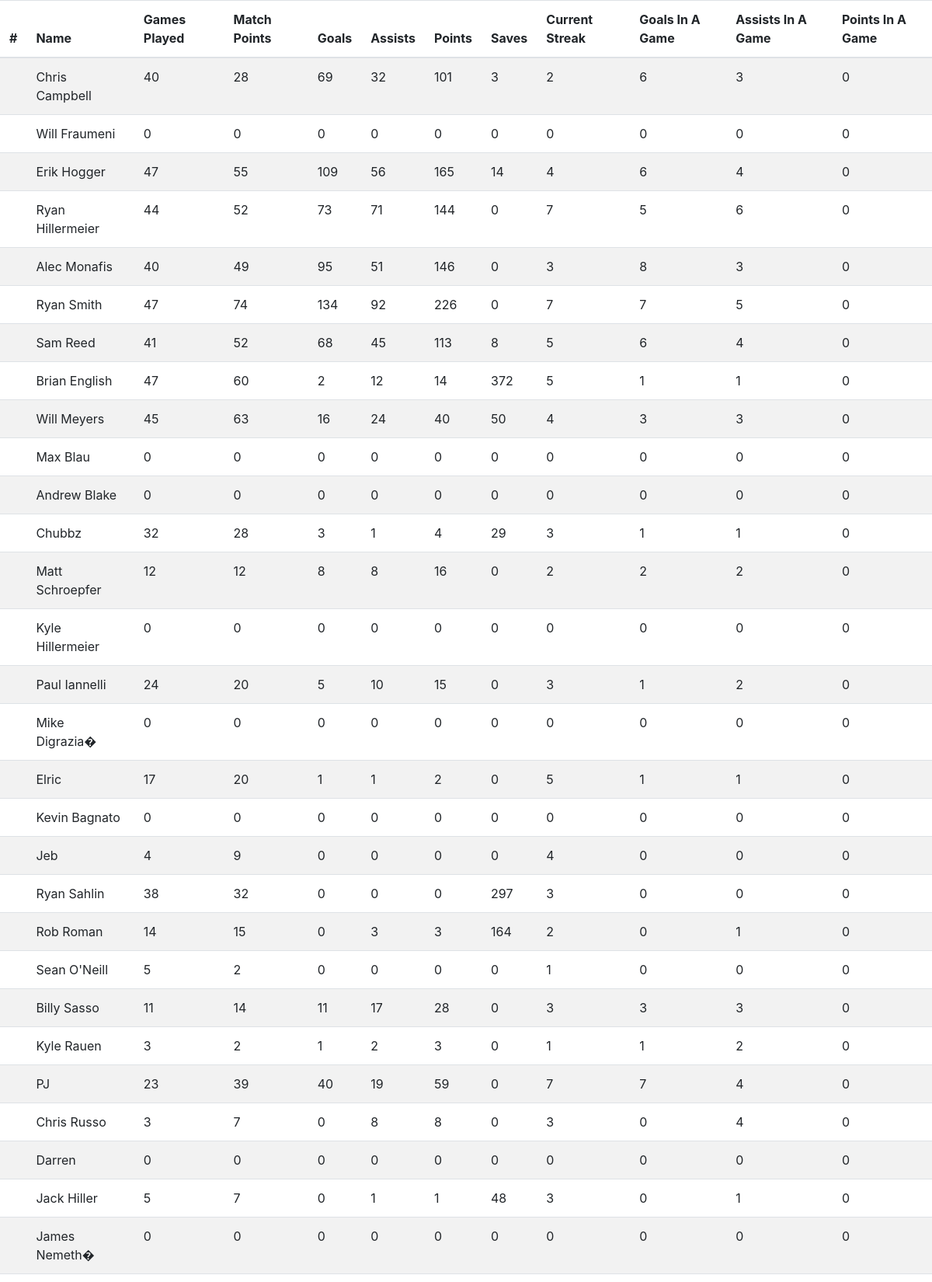
The page / (upper part) on the database its author committed.
### Statistics/models.py (models this page shows)
class Player(models.Model):
    name = models.CharField(max_length=75)
    games_played = models.IntegerField()
    match_points = models.IntegerField()
    goals = models.IntegerField()
    assists = models.IntegerField()
    points = models.IntegerField()
    saves = models.IntegerField()
    current_streak = models.IntegerField()
    goals_in_a_game = models.IntegerField()
    assists_in_a_game = models.IntegerField()
    points_in_a_game = models.IntegerField()
    def __str__(self):
        return  self.name

### Statistics/views.py (the view)
# urls.py: path("", home_page, name="home"),
def home_page(request):
    try:
        players = Player.objects.all()
    except Player.DoesNotExist:
        raise Http404("Poll does not exist")
    context = {
        "players" : players
    }
    return render(request, "home.html", context)

### Statistics/templates/home.html (shortened to what this page needs)
<!DOCTYPE html>
<html>
  <head>
    <link rel="stylesheet" href="https://stackpath.bootstrapcdn.com/bootstrap/4.4.1/css/bootstrap.min.css">
  </head>
  <body>
    <table class="table table-striped  ">
      <thead>
        <tr>
          <th scope="col">#</th>
          <th scope="col">Name</th>
          <th scope="col">Games Played</th>
          <th scope="col">Match Points</th>
          <th scope="col">Goals</th>
          <th scope="col">Assists</th>
          <th scope="col">Points</th>
          <th scope="col">Saves</th>
          <th scope="col">Current Streak</th>
          <th scope="col">Goals In A Game</th>
          <th scope="col">Assists In A Game</th>
          <th scope="col">Points In A Game</th>
        </tr>
      </thead>
      <tbody>
        {% for i in players %}
        <tr>
          <th scope="row"></th>
          <td>{{ i }}</td>
          <td>{{ i.games_played }}</td>
          <td>{{ i.match_points }}</td>
          <td>{{ i.goals }}</td>
          <td>{{ i.assists }}</td>
          <td>{{ i.points }}</td>
          <td>{{ i.saves }}</td>
          <td>{{ i.current_streak }}</td>
          <td>{{ i.goals_in_a_game }}</td>
          <td>{{ i.assists_in_a_game }}</td>
          <td>{{ i.points_in_a_game }}</td>
        </tr>
      {% endfor %}
      </tbody>
    </table>
  </body>
</html>

### rows shown on the page
Player: name "Chris Campbell", games_played "40", match_points "28", goals "69", assists "32", points "101", saves "3", current_streak "2", goals_in_a_game "6", assists_in_a_game "3", points_in_a_game "0"
Player: name "Will Fraumeni", games_played "0", match_points "0", goals "0", assists "0", points "0", saves "0", current_streak "0", goals_in_a_game "0", assists_in_a_game "0", points_in_a_game "0"
Player: name "Erik Hogger", games_played "47", match_points "55", goals "109", assists "56", points "165", saves "14", current_streak "4", goals_in_a_game "6", assists_in_a_game "4", points_in_a_game "0"
Player: name "Ryan Hillermeier", games_played "44", match_points "52", goals "73", assists "71", points "144", saves "0", current_streak "7", goals_in_a_game "5", assists_in_a_game "6", points_in_a_game "0"
Player: name "Alec Monafis", games_played "40", match_points "49", goals "95", assists "51", points "146", saves "0", current_streak "3", goals_in_a_game "8", assists_in_a_game "3", points_in_a_game "0"
Player: name "Ryan Smith", games_played "47", match_points "74", goals "134", assists "92", points "226", saves "0", current_streak "7", goals_in_a_game "7", assists_in_a_game "5", points_in_a_game "0"
Player: name "Sam Reed", games_played "41", match_points "52", goals "68", assists "45", points "113", saves "8", current_streak "5", goals_in_a_game "6", assists_in_a_game "4", points_in_a_game "0"
Player: name "Brian English", games_played "47", match_points "60", goals "2", assists "12", points "14", saves "372", current_streak "5", goals_in_a_game "1", assists_in_a_game "1", points_in_a_game "0"
Player: name "Will Meyers", games_played "45", match_points "63", goals "16", assists "24", points "40", saves "50", current_streak "4", goals_in_a_game "3", assists_in_a_game "3", points_in_a_game "0"
Player: name "Max Blau", games_played "0", match_points "0", goals "0", assists "0", points "0", saves "0", current_streak "0", goals_in_a_game "0", assists_in_a_game "0", points_in_a_game "0"
Player: name "Andrew Blake", games_played "0", match_points "0", goals "0", assists "0", points "0", saves "0", current_streak "0", goals_in_a_game "0", assists_in_a_game "0", points_in_a_game "0"
Player: name "Chubbz", games_played "32", match_points "28", goals "3", assists "1", points "4", saves "29", current_streak "3", goals_in_a_game "1", assists_in_a_game "1", points_in_a_game "0"
Player: name "Matt Schroepfer", games_played "12", match_points "12", goals "8", assists "8", points "16", saves "0", current_streak "2", goals_in_a_game "2", assists_in_a_game "2", points_in_a_game "0"
Player: name "Kyle Hillermeier", games_played "0", match_points "0", goals "0", assists "0", points "0", saves "0", current_streak "0", goals_in_a_game "0", assists_in_a_game "0", points_in_a_game "0"
Player: name "Paul Iannelli", games_played "24", match_points "20", goals "5", assists "10", points "15", saves "0", current_streak "3", goals_in_a_game "1", assists_in_a_game "2", points_in_a_game "0"
Player: name "Mike Digrazia�", games_played "0", match_points "0", goals "0", assists "0", points "0", saves "0", current_streak "0", goals_in_a_game "0", assists_in_a_game "0", points_in_a_game "0"
Player: name "Elric", games_played "17", match_points "20", goals "1", assists "1", points "2", saves "0", current_streak "5", goals_in_a_game "1", assists_in_a_game "1", points_in_a_game "0"
Player: name "Kevin Bagnato", games_played "0", match_points "0", goals "0", assists "0", points "0", saves "0", current_streak "0", goals_in_a_game "0", assists_in_a_game "0", points_in_a_game "0"
Player: name "Jeb", games_played "4", match_points "9", goals "0", assists "0", points "0", saves "0", current_streak "4", goals_in_a_game "0", assists_in_a_game "0", points_in_a_game "0"
Player: name "Ryan Sahlin", games_played "38", match_points "32", goals "0", assists "0", points "0", saves "297", current_streak "3", goals_in_a_game "0", assists_in_a_game "0", points_in_a_game "0"
Player: name "Rob Roman", games_played "14", match_points "15", goals "0", assists "3", points "3", saves "164", current_streak "2", goals_in_a_game "0", assists_in_a_game "1", points_in_a_game "0"
Player: name "Sean O'Neill", games_played "5", match_points "2", goals "0", assists "0", points "0", saves "0", current_streak "1", goals_in_a_game "0", assists_in_a_game "0", points_in_a_game "0"
Player: name "Billy Sasso", games_played "11", match_points "14", goals "11", assists "17", points "28", saves "0", current_streak "3", goals_in_a_game "3", assists_in_a_game "3", points_in_a_game "0"
Player: name "Kyle Rauen", games_played "3", match_points "2", goals "1", assists "2", points "3", saves "0", current_streak "1", goals_in_a_game "1", assists_in_a_game "2", points_in_a_game "0"
Player: name "PJ", games_played "23", match_points "39", goals "40", assists "19", points "59", saves "0", current_streak "7", goals_in_a_game "7", assists_in_a_game "4", points_in_a_game "0"
Player: name "Chris Russo", games_played "3", match_points "7", goals "0", assists "8", points "8", saves "0", current_streak "3", goals_in_a_game "0", assists_in_a_game "4", points_in_a_game "0"
Player: name "Darren", games_played "0", match_points "0", goals "0", assists "0", points "0", saves "0", current_streak "0", goals_in_a_game "0", assists_in_a_game "0", points_in_a_game "0"
Player: name "Jack Hiller", games_played "5", match_points "7", goals "0", assists "1", points "1", saves "48", current_streak "3", goals_in_a_game "0", assists_in_a_game "1", points_in_a_game "0"
Player: name "James Nemeth�", games_played "0", match_points "0", goals "0", assists "0", points "0", saves "0", current_streak "0", goals_in_a_game "0", assists_in_a_game "0", points_in_a_game "0"
